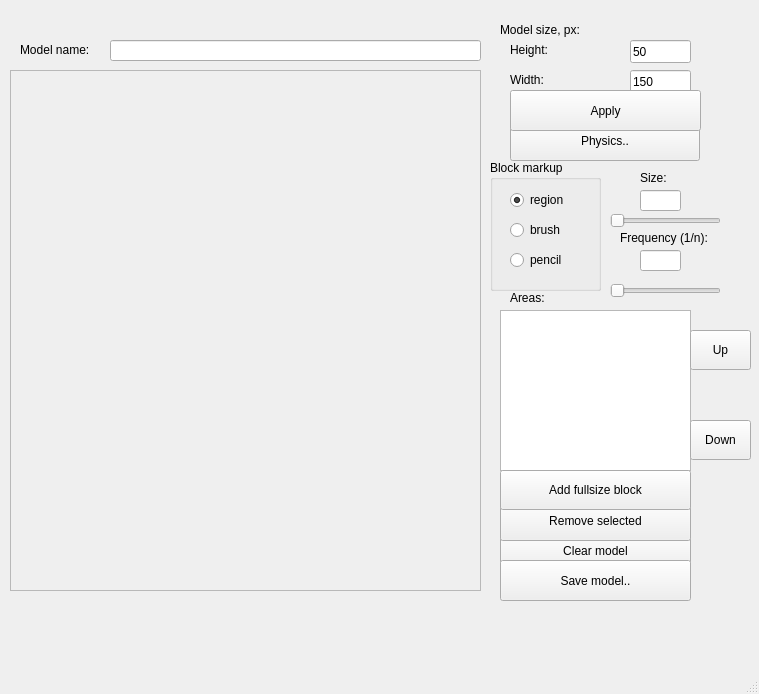
<?xml version="1.0" encoding="UTF-8"?>
<ui version="4.0">
 <class>MainWindow</class>
 <widget class="QMainWindow" name="MainWindow">
  <property name="geometry">
   <rect>
    <x>0</x>
    <y>0</y>
    <width>759</width>
    <height>694</height>
   </rect>
  </property>
  <property name="windowTitle">
   <string>MainWindow</string>
  </property>
<property name="windowIcon">
   <iconset>
    <normaloff>geonem_editor_ico.ico</normaloff>geonem_editor_ico.ico</iconset>
  </property>

  <widget class="QWidget" name="centralwidget">
   <widget class="QPushButton" name="clearModelBut">
    <property name="geometry">
     <rect>
      <x>500</x>
      <y>530</y>
      <width>191</width>
      <height>41</height>
     </rect>
    </property>
    <property name="text">
     <string>Clear model</string>
    </property>
   </widget>
   <widget class="QListWidget" name="list1">
    <property name="geometry">
     <rect>
      <x>500</x>
      <y>310</y>
      <width>191</width>
      <height>161</height>
     </rect>
    </property>
    <property name="flow">
     <enum>QListView::TopToBottom</enum>
    </property>
    <property name="viewMode">
     <enum>QListView::ListMode</enum>
    </property>
   </widget>
   <widget class="QScrollArea" name="scrollArea">
    <property name="geometry">
     <rect>
      <x>10</x>
      <y>70</y>
      <width>471</width>
      <height>521</height>
     </rect>
    </property>
    <property name="widgetResizable">
     <bool>true</bool>
    </property>
    <widget class="QWidget" name="scrollArea1">
     <property name="geometry">
      <rect>
       <x>0</x>
       <y>0</y>
       <width>469</width>
       <height>519</height>
      </rect>
     </property>
    </widget>
   </widget>
   <widget class="QPushButton" name="removeSelBtn">
    <property name="geometry">
     <rect>
      <x>500</x>
      <y>500</y>
      <width>191</width>
      <height>41</height>
     </rect>
    </property>
    <property name="text">
     <string>Remove selected</string>
    </property>
   </widget>
   <widget class="QLineEdit" name="mHtxt">
    <property name="geometry">
     <rect>
      <x>630</x>
      <y>40</y>
      <width>61</width>
      <height>23</height>
     </rect>
    </property>
    <property name="text">
     <string>50</string>
    </property>
   </widget>
   <widget class="QLineEdit" name="mWtxt">
    <property name="geometry">
     <rect>
      <x>630</x>
      <y>70</y>
      <width>61</width>
      <height>23</height>
     </rect>
    </property>
    <property name="text">
     <string>150</string>
    </property>
   </widget>
   <widget class="QLabel" name="label">
    <property name="geometry">
     <rect>
      <x>500</x>
      <y>20</y>
      <width>91</width>
      <height>20</height>
     </rect>
    </property>
    <property name="text">
     <string>Model size, px:</string>
    </property>
   </widget>
   <widget class="QLabel" name="label_2">
    <property name="geometry">
     <rect>
      <x>510</x>
      <y>40</y>
      <width>71</width>
      <height>20</height>
     </rect>
    </property>
    <property name="text">
     <string>Height:</string>
    </property>
   </widget>
   <widget class="QLabel" name="label_3">
    <property name="geometry">
     <rect>
      <x>510</x>
      <y>70</y>
      <width>70</width>
      <height>20</height>
     </rect>
    </property>
    <property name="text">
     <string>Width:</string>
    </property>
   </widget>
   <widget class="QPushButton" name="saveModelBut">
    <property name="geometry">
     <rect>
      <x>500</x>
      <y>560</y>
      <width>191</width>
      <height>41</height>
     </rect>
    </property>
    <property name="text">
     <string>Save model..</string>
    </property>
   </widget>
   <widget class="QLabel" name="label_4">
    <property name="geometry">
     <rect>
      <x>510</x>
      <y>290</y>
      <width>58</width>
      <height>15</height>
     </rect>
    </property>
    <property name="text">
     <string>Areas:</string>
    </property>
   </widget>
   <widget class="QPushButton" name="physicsBtn">
    <property name="geometry">
     <rect>
      <x>510</x>
      <y>120</y>
      <width>190</width>
      <height>41</height>
     </rect>
    </property>
    <property name="text">
     <string>Physics..</string>
    </property>
   </widget>
   <widget class="QSlider" name="sldCurSize">
    <property name="geometry">
     <rect>
      <x>610</x>
      <y>210</y>
      <width>111</width>
      <height>22</height>
     </rect>
    </property>
    <property name="orientation">
     <enum>Qt::Horizontal</enum>
    </property>
   </widget>
   <widget class="QRadioButton" name="rbRegion">
    <property name="geometry">
     <rect>
      <x>510</x>
      <y>190</y>
      <width>71</width>
      <height>20</height>
     </rect>
    </property>
    <property name="text">
     <string>region</string>
    </property>
    <property name="checked">
     <bool>true</bool>
    </property>
   </widget>
   <widget class="QRadioButton" name="rbBrush">
    <property name="geometry">
     <rect>
      <x>510</x>
      <y>220</y>
      <width>61</width>
      <height>20</height>
     </rect>
    </property>
    <property name="text">
     <string>brush</string>
    </property>
   </widget>
   <widget class="QRadioButton" name="rbPencil">
    <property name="geometry">
     <rect>
      <x>510</x>
      <y>250</y>
      <width>61</width>
      <height>20</height>
     </rect>
    </property>
    <property name="text">
     <string>pencil</string>
    </property>
   </widget>
   <widget class="QGroupBox" name="grpInstruments">
    <property name="geometry">
     <rect>
      <x>490</x>
      <y>160</y>
      <width>111</width>
      <height>131</height>
     </rect>
    </property>
    <property name="title">
     <string>Block markup</string>
    </property>
   </widget>
   <widget class="QLineEdit" name="leCurSize">
    <property name="geometry">
     <rect>
      <x>640</x>
      <y>190</y>
      <width>41</width>
      <height>21</height>
     </rect>
    </property>
   </widget>
   <widget class="QLabel" name="label_6">
    <property name="geometry">
     <rect>
      <x>640</x>
      <y>170</y>
      <width>51</width>
      <height>16</height>
     </rect>
    </property>
    <property name="text">
     <string>Size:</string>
    </property>
   </widget>
   <widget class="QPushButton" name="addFullSizeBtn">
    <property name="geometry">
     <rect>
      <x>500</x>
      <y>470</y>
      <width>191</width>
      <height>40</height>
     </rect>
    </property>
    <property name="text">
     <string>Add fullsize block</string>
    </property>
   </widget>
   <widget class="QLabel" name="label_7">
    <property name="geometry">
     <rect>
      <x>620</x>
      <y>230</y>
      <width>111</width>
      <height>16</height>
     </rect>
    </property>
    <property name="text">
     <string>Frequency (1/n):</string>
    </property>
   </widget>
   <widget class="QLineEdit" name="leCurFreq">
    <property name="geometry">
     <rect>
      <x>640</x>
      <y>250</y>
      <width>41</width>
      <height>21</height>
     </rect>
    </property>
   </widget>
   <widget class="QSlider" name="sldCurFreq">
    <property name="geometry">
     <rect>
      <x>610</x>
      <y>280</y>
      <width>111</width>
      <height>22</height>
     </rect>
    </property>
    <property name="orientation">
     <enum>Qt::Horizontal</enum>
    </property>
   </widget>
   <widget class="QPushButton" name="moveUpBtn">
    <property name="geometry">
     <rect>
      <x>690</x>
      <y>330</y>
      <width>61</width>
      <height>40</height>
     </rect>
    </property>
    <property name="text">
     <string>Up</string>
    </property>
   </widget>
   <widget class="QPushButton" name="moveDnBtn">
    <property name="geometry">
     <rect>
      <x>690</x>
      <y>420</y>
      <width>61</width>
      <height>40</height>
     </rect>
    </property>
    <property name="text">
     <string>Down</string>
    </property>
   </widget>
   <widget class="QPushButton" name="applyBtn">
    <property name="geometry">
     <rect>
      <x>510</x>
      <y>90</y>
      <width>191</width>
      <height>41</height>
     </rect>
    </property>
    <property name="text">
     <string>Apply</string>
    </property>
   </widget>
   <widget class="QLineEdit" name="leModelName">
    <property name="geometry">
     <rect>
      <x>110</x>
      <y>40</y>
      <width>371</width>
      <height>21</height>
     </rect>
    </property>
   </widget>
   <widget class="QLabel" name="label_8">
    <property name="geometry">
     <rect>
      <x>20</x>
      <y>40</y>
      <width>80</width>
      <height>20</height>
     </rect>
    </property>
    <property name="text">
     <string>Model name:</string>
    </property>
   </widget>
   <zorder>grpInstruments</zorder>
   <zorder>clearModelBut</zorder>
   <zorder>list1</zorder>
   <zorder>scrollArea</zorder>
   <zorder>removeSelBtn</zorder>
   <zorder>mHtxt</zorder>
   <zorder>mWtxt</zorder>
   <zorder>label</zorder>
   <zorder>label_2</zorder>
   <zorder>label_3</zorder>
   <zorder>saveModelBut</zorder>
   <zorder>label_4</zorder>
   <zorder>physicsBtn</zorder>
   <zorder>sldCurSize</zorder>
   <zorder>rbRegion</zorder>
   <zorder>rbBrush</zorder>
   <zorder>rbPencil</zorder>
   <zorder>leCurSize</zorder>
   <zorder>label_6</zorder>
   <zorder>addFullSizeBtn</zorder>
   <zorder>label_7</zorder>
   <zorder>leCurFreq</zorder>
   <zorder>sldCurFreq</zorder>
   <zorder>moveUpBtn</zorder>
   <zorder>moveDnBtn</zorder>
   <zorder>applyBtn</zorder>
   <zorder>leModelName</zorder>
   <zorder>label_8</zorder>
  </widget>
  <widget class="QMenuBar" name="menubar">
   <property name="geometry">
    <rect>
     <x>0</x>
     <y>0</y>
     <width>759</width>
     <height>24</height>
    </rect>
   </property>
  </widget>
  <widget class="QStatusBar" name="statusbar"/>
 </widget>
 <resources/>
 <connections/>
</ui>
